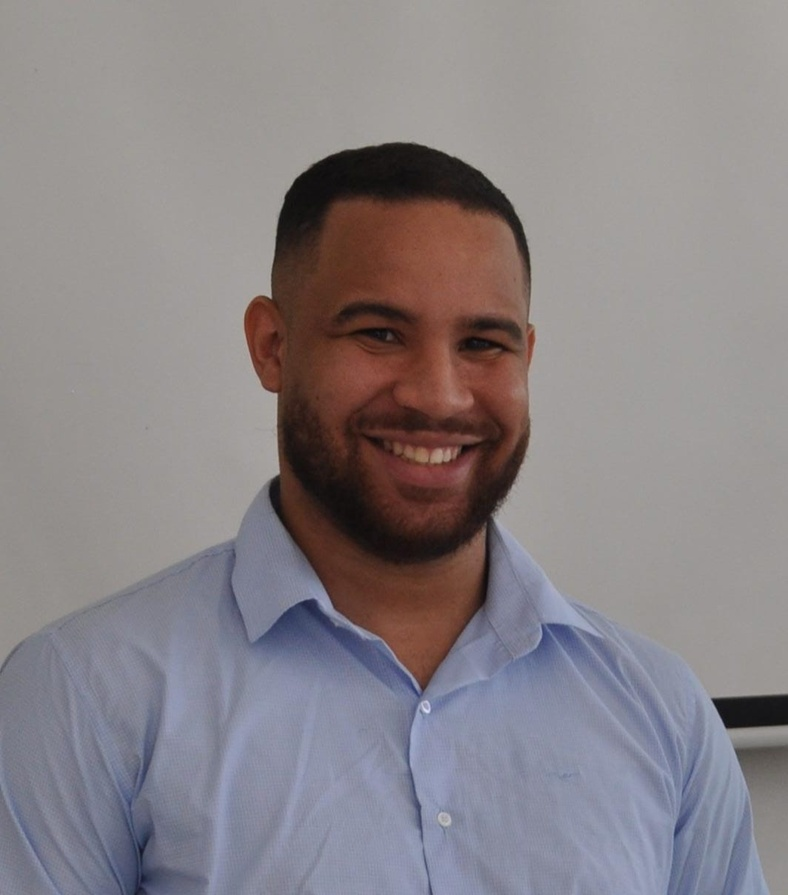
#> input picture Img/1000303209.jpg, 788 x 895 px, shrunk from 1064 x 1208 before the run; its folder holds only this picture in this run
$ python -i threshold_model.py   (imports and definitions only)
#> lines starting #> are read from the running program, lines starting #| are printed output that depends on the picture; after the words box and inside, x2 and y2 are one past the last pixel; in counts of white or black regions, pixels touching at a corner belong together
#> further down, picture is the input picture: shape (895, 788, 3); mean B, G, R 133.8, 130.4, 136.6
import cv2
import numpy as np

class ThresholdModel:
    def __init__(self):
        pass

    def global_threshold(self, image, threshold_value=127):
        """Limiarização global com valor fixo"""
#> called with threshold_value = 127
        if image is None:
            return None
        gray = cv2.cvtColor(image, cv2.COLOR_BGR2GRAY)
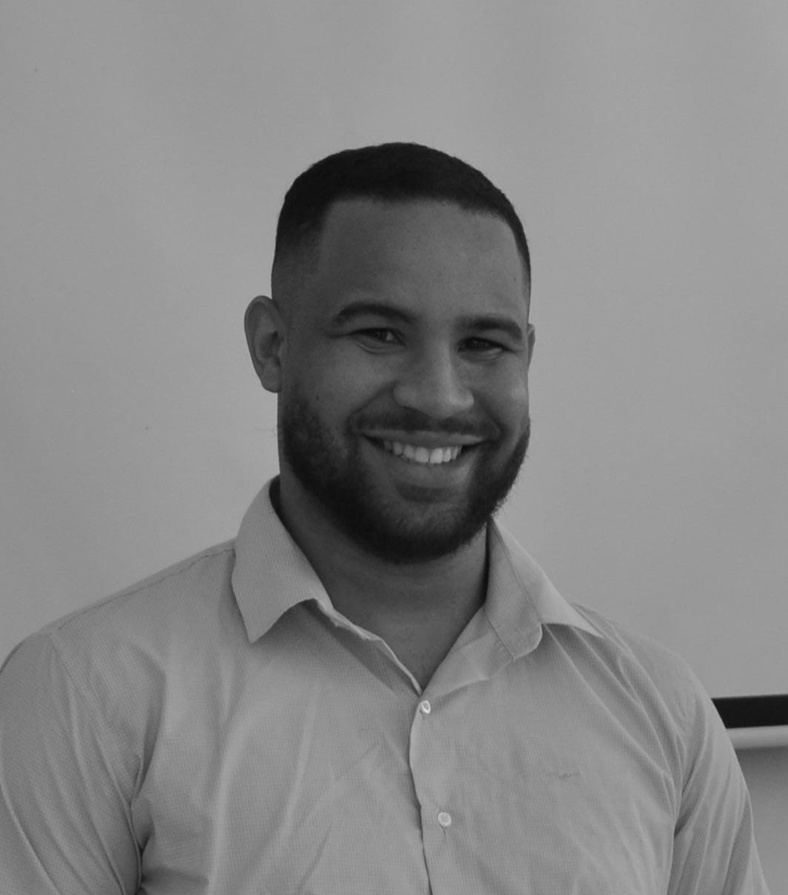
#> gray: shape (895, 788); min 8, max 223, mean 132.7
        _, binary = cv2.threshold(gray, threshold_value, 255, cv2.THRESH_BINARY)
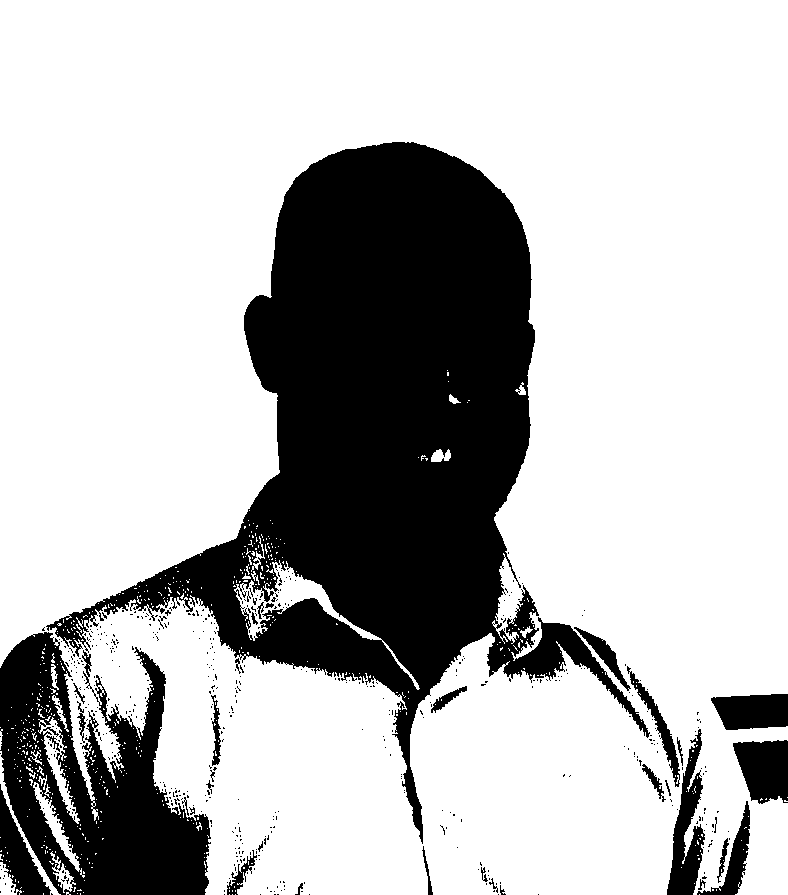
#> binary: shape (895, 788); 73.4% white; 535 black regions (500 under 20 px), largest, box (x1, y1, x2, y2) and area: (46, 142, 650, 844) 140852, (0, 632, 211, 895) 29932, (667, 729, 705, 895) 2934
        return cv2.cvtColor(binary, cv2.COLOR_GRAY2BGR)

    def otsu_threshold(self, image):
        """Limiarização automática usando método de Otsu"""
        if image is None:
            return None
        gray = cv2.cvtColor(image, cv2.COLOR_BGR2GRAY)
        threshold_value, binary = cv2.threshold(gray, 0, 255, cv2.THRESH_BINARY + cv2.THRESH_OTSU)
        return cv2.cvtColor(binary, cv2.COLOR_GRAY2BGR), threshold_value

    def adaptive_threshold(self, image, method='mean', block_size=11, c=2):
        """Limiarização adaptativa"""
        if image is None:
            return None
        gray = cv2.cvtColor(image, cv2.COLOR_BGR2GRAY)

        adaptive_method = cv2.ADAPTIVE_THRESH_MEAN_C if method == 'mean' else cv2.ADAPTIVE_THRESH_GAUSSIAN_C
        binary = cv2.adaptiveThreshold(gray, 255, adaptive_method, cv2.THRESH_BINARY, block_size, c)
        return cv2.cvtColor(binary, cv2.COLOR_GRAY2BGR)

    def multisegmented_threshold(self, image, levels=2):
        """Limiarização multissegmentada (2, 4, 8 ou 16 tons)"""
        if image is None:
            return None
        gray = cv2.cvtColor(image, cv2.COLOR_BGR2GRAY)

        # Calcula os valores de limiar baseado no número de níveis
        step = 256 // levels
        segmented = np.zeros_like(gray)

        for i in range(levels):
            lower = i * step
            upper = (i + 1) * step if i < levels - 1 else 256
            mask = (gray >= lower) & (gray < upper)
            segmented[mask] = i * (255 // (levels - 1)) if levels > 1 else 255

        return cv2.cvtColor(segmented, cv2.COLOR_GRAY2BGR)

>>> import cv2
>>> picture = cv2.imread('../Img/1000303209.jpg')
>>> result = ThresholdModel().global_threshold(picture)
